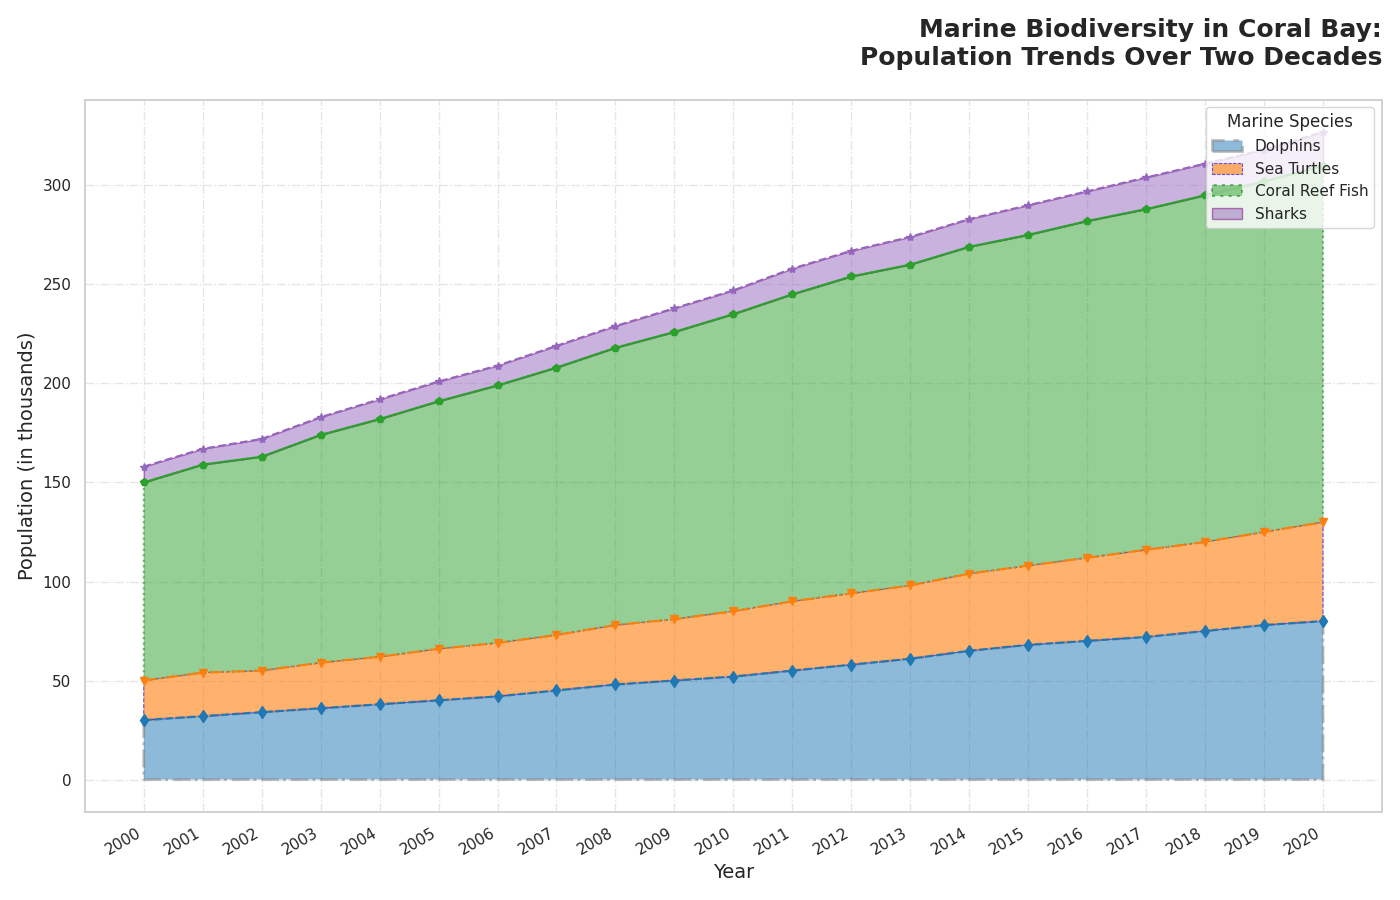

Write Python code to recreate this figure.
import numpy as np
import matplotlib.pyplot as plt

years = np.arange(2000, 2021)
dolphin_population = [30, 32, 34, 36, 38, 40, 42, 45, 48, 50, 52, 55, 58, 61, 65, 68, 70, 72, 75, 78, 80]
sea_turtle_population = [20, 22, 21, 23, 24, 26, 27, 28, 30, 31, 33, 35, 36, 37, 39, 40, 42, 44, 45, 47, 50]
coral_reef_fish_population = [100, 105, 108, 115, 120, 125, 130, 135, 140, 145, 150, 155, 160, 162, 165, 167, 170, 172, 175, 177, 180]
shark_population = [8, 8, 9, 9, 10, 10, 10, 11, 11, 12, 12, 13, 13, 14, 14, 15, 15, 16, 16, 16, 17]

fig, ax = plt.subplots(figsize=(14, 9))
colors = ['#1f77b4', '#ff7f0e', '#2ca02c', '#9467bd']

ax.fill_between(years, 0, dolphin_population, color=colors[0], alpha=0.5, label='Dolphins', edgecolor='grey', linewidth=2, linestyle='-.')
ax.fill_between(years, dolphin_population, np.add(dolphin_population, sea_turtle_population), color=colors[1], alpha=0.6, label='Sea Turtles', edgecolor='blue', linewidth=0.8, linestyle='--')
ax.fill_between(years, np.add(dolphin_population, sea_turtle_population), np.add.reduce([dolphin_population, sea_turtle_population, coral_reef_fish_population]), color=colors[2], alpha=0.5, label='Coral Reef Fish', edgecolor='green', linewidth=1.5, linestyle=':')
ax.fill_between(years, np.add.reduce([dolphin_population, sea_turtle_population, coral_reef_fish_population]), np.add.reduce([dolphin_population, sea_turtle_population, coral_reef_fish_population, shark_population]), color=colors[3], alpha=0.5, label='Sharks', edgecolor='purple', linewidth=1, linestyle='-')

ax.set_title("Marine Biodiversity in Coral Bay:\nPopulation Trends Over Two Decades", fontsize=18, fontweight='bold', loc='right', pad=25)
ax.set_xlabel("Year", fontsize=14)
ax.set_ylabel("Population (in thousands)", fontsize=14)

ax.plot(years, dolphin_population, marker='d', markersize=6, color=colors[0], linestyle='--')
ax.plot(years, np.add(dolphin_population, sea_turtle_population), marker='v', markersize=6, color=colors[1], linestyle='-.')
ax.plot(years, np.add.reduce([dolphin_population, sea_turtle_population, coral_reef_fish_population]), marker='p', markersize=6, color=colors[2], linestyle='-')
ax.plot(years, np.add.reduce([dolphin_population, sea_turtle_population, coral_reef_fish_population, shark_population]), marker='*', markersize=6, color=colors[3], linestyle='--')

plt.xticks(years, rotation=30, ha="right")

ax.legend(loc='upper right', title='Marine Species', fontsize=11, title_fontsize='12')
plt.grid(axis='both', linestyle='-.', alpha=0.5)
plt.tight_layout()
plt.show()
